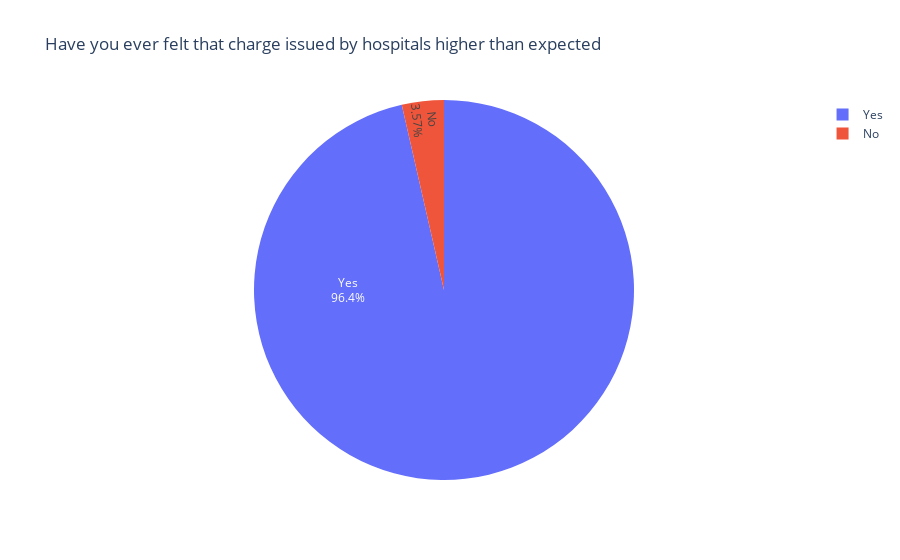

Here is the notebook cell this chart was saved with:
### Code cell
import plotly.graph_objects as go

labels = ['Yes','No']
values = value[0]

fig = go.Figure(data=[go.Pie(labels=labels, values=values, textinfo='label+percent',
                             insidetextorientation='radial',
                            )])

fig.update_layout(

 title_text='Have you ever felt that charge issued by hospitals higher than expected'
    
)
fig.show()

### Figure 1 — Plotly figure (JSON) as saved in the notebook; plotly's stock layout.template omitted (floating-point values rounded to 4 significant figures)
{"data": [{"insidetextorientation": "radial", "labels": ["Yes", "No"], "textinfo": "label+percent", "type": "pie", "values": [54, 2]}], "layout": {"title": {"text": "Have you ever felt that charge issued by hospitals higher than expected"}}}
